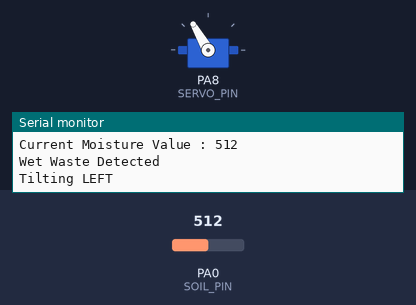
Recording of a sketch running on a simulated STM32 Blue Pill. Shown: servo, the last lines printed to the serial monitor. The inputs (shaded band) are chosen by the test bench; at power-on: PA0 (SOIL_PIN) = 512.

Above: at 0.6 s.
At 1.7 s:
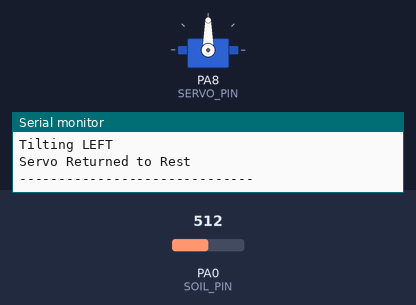
1.8 s: PA0 (SOIL_PIN) set to 490
At 3.7 s:
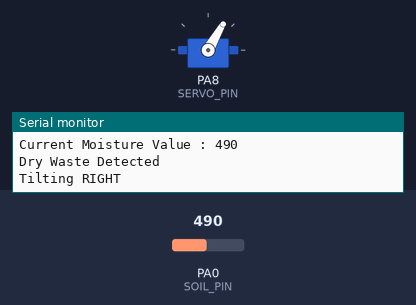
8.6 s: PA0 (SOIL_PIN) set to 510
15.4 s: PA0 (SOIL_PIN) set to 306
Timing chart, 0 to 28.2 s (numbered marks = the images above; inputs shaded):
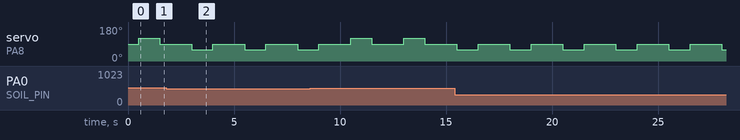

Measured:
- by itself, servo on PA8 (SERVO_PIN): alternates 90° for 1.5 s and 60° for 1.0 s

The sketch:

SmartWasteSegregator.ino
```cpp
#include <Servo.h>


#define SERVO_PIN PA8
#define SOIL_PIN  PA0

Servo servo;


const int REST_POS  = 90;
const int LEFT_POS  = 120;
const int RIGHT_POS = 60;

// Predefined  Moisture Threshold
// Dry  : 100 - 380
// Wet  : 650 - 720
const int moistureThreshold = 500;

int moistureValue = 0;

void setup()
{
    Serial.begin(9600);

    servo.attach(SERVO_PIN);
    servo.write(REST_POS);

    delay(500);

    Serial.println("--------------------------------");
    Serial.println("STM32 Smart Waste Segregator");
    Serial.println("--------------------------------");
}

void loop()
{

    moistureValue = analogRead(SOIL_PIN);

    Serial.print("Current Moisture Value : ");
    Serial.println(moistureValue);


    if (moistureValue > moistureThreshold)
    {
        Serial.println("Wet Waste Detected");
        Serial.println("Tilting LEFT");

        servo.write(LEFT_POS);

        delay(1000);

        servo.write(REST_POS);

        Serial.println("Servo Returned to Rest");
    }


    else
    {
        Serial.println("Dry Waste Detected");
        Serial.println("Tilting RIGHT");

        servo.write(RIGHT_POS);

        delay(1000);

        servo.write(REST_POS);

        Serial.println("Servo Returned to Rest");
    }

    Serial.println("------------------------------");

    delay(1500);
}
```
